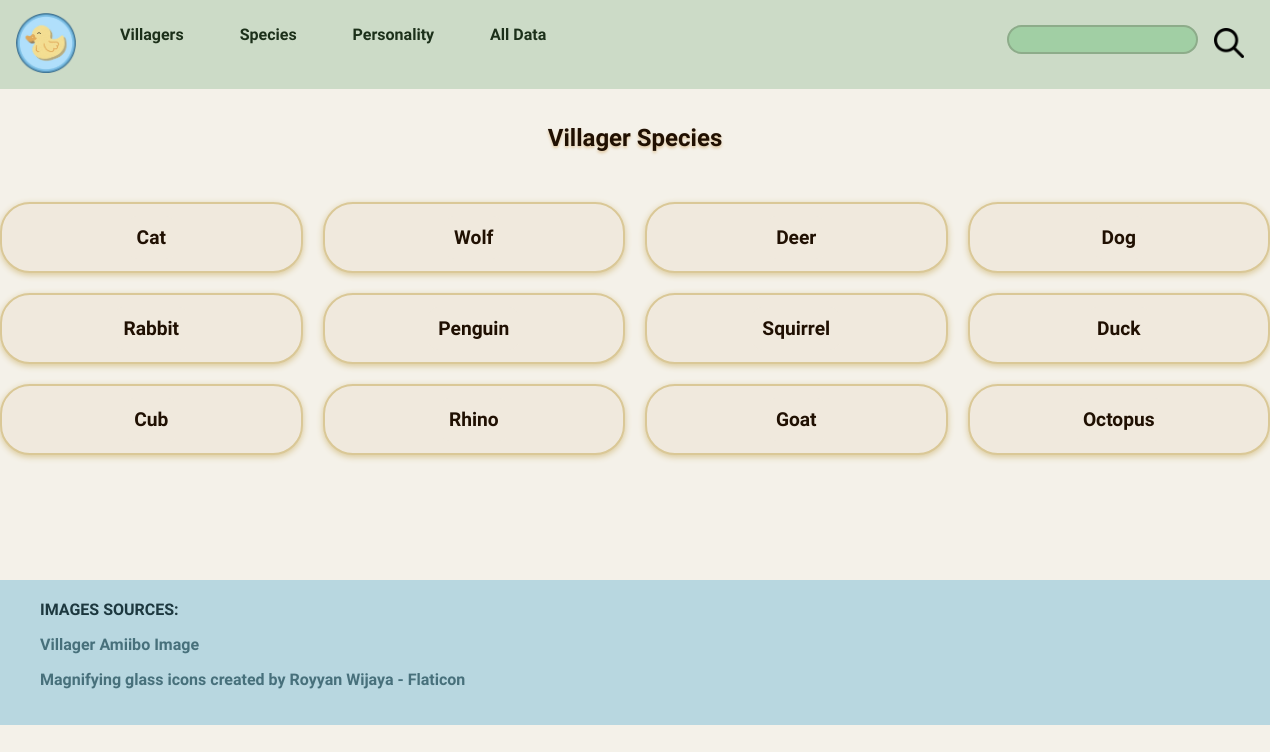
Screenshot of /species with the database file from the repository.
### tables this page shows
CREATE TABLE popular_villagers (VillagerID INTEGER PRIMARY KEY, Name TEXT (30), Species TEXT (20), Personality TEXT (30), Birthday TEXT (30), VillagerImage TEXT (30));

### main.py (the view)
@app.route("/species")
def render_species():
    query = "SELECT Name, Species, VillagerImage FROM popular_villagers"
    con = create_connection(DATABASE)
    print(con)
    cur = con.cursor()
    cur.execute(query)
    villager_data = cur.fetchall()
    con.close()
    print(villager_data)
    species_dict = {} # Create a dictionary of species
    for name, species, image in villager_data:
        if species not in species_dict:
            species_dict[species] = {'villagers': [], 'images': []} # Make a list of names for each species
        species_dict[species]['villagers'].append(name)
        species_dict[species]['images'].append(image) # append each name to specific species
    species_dict_zipped = {}
    for species, data in species_dict.items():
        species_dict_zipped[species] = list(zip(data['villagers'], data['images']))
    return render_template("species.html", species_dict = species_dict_zipped)

### main.py (called while the page is built)
def create_connection(db_file):
    try:
        connection = sqlite3.connect(db_file)
        return connection
    except Error as e:
        print(e)
    return None

### templates/species.html (shortened to what this page needs)
{% extends "base.html" %}
{% block main %}
<h2>Villager Species</h2>
    {% for species, villager_image_pairs in species_dict.items() %}
        <article>
            <details>
                <summary>{{ species }}</summary>
            </details>
        </article>
    {% endfor %}
{% endblock %}

### static/css/styles.css (style rules this page uses)
html { font-family: "Varela Round", sans-serif; font-weight: 400; font-style: normal; }
body { background-color: #f4f1e9; color: #201002; margin: 0; display: flex; flex-direction: column; align-items: center; justify-content: center; padding: 0; }
html, body { width: 100%; margin: 0; padding: 0; }
h2 { text-align: center; padding: 10px; text-shadow: 0 2px 3px #dfc69f; }
main h2 { grid-column: 1/5; }
article { display: flex; flex-direction: column; flex-wrap: wrap; background-color:#f0e9dd; padding: 2px; align-items: center; border-radius: 30px; border: 2px, solid, #dac897; box-shadow: 0 2px 6px #dac897; }
details { margin: 10px 0; padding: 10px; border-radius: 10px; background: #f0e9dd; }
summary { cursor: pointer; font-weight: bold; font-size: 1.2em; list-style: none; }

### rows the page displays
popular_villagers: Species "Cat"
popular_villagers: Species "Wolf"
popular_villagers: Species "Deer"
popular_villagers: Species "Dog"
popular_villagers: Species "Rabbit"
popular_villagers: Species "Penguin"
popular_villagers: Species "Squirrel"
popular_villagers: Species "Duck"
popular_villagers: Species "Cub"
popular_villagers: Species "Rhino"
popular_villagers: Species "Goat"
popular_villagers: Species "Octopus"
